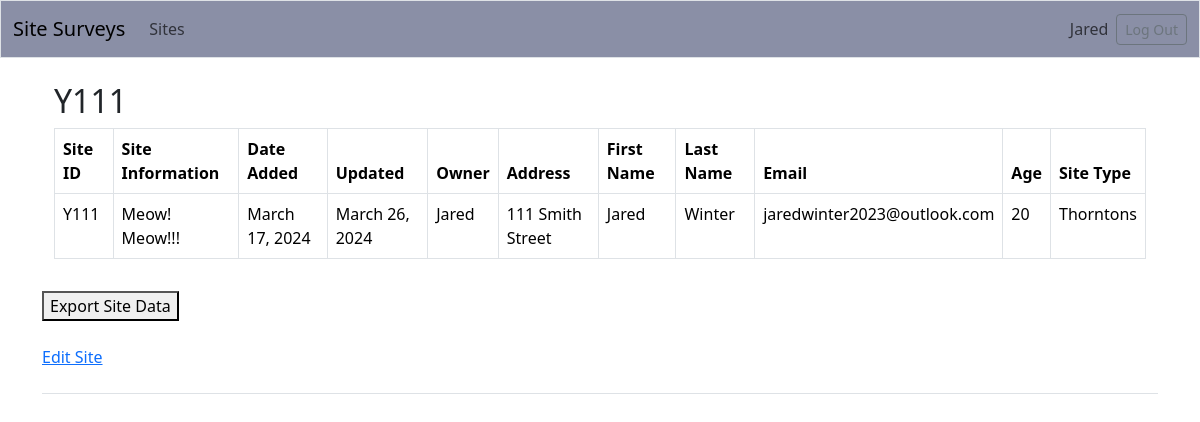
/sites/2/ (signed in), run on the app's committed database.
### site_surveys/models.py (models this page shows, shortened)
class Site(models.Model):
    title = models.CharField(
        max_length=4,
    )
    slug = models.SlugField(max_length=250)
    date_added = models.DateField(auto_now_add=True)
    updated = models.DateField(auto_now=True)
    owner = models.ForeignKey(User, on_delete=models.CASCADE)
    text = models.TextField()
    address = models.CharField(max_length=100)
    first_name = models.CharField(max_length=100)
    last_name = models.CharField(max_length=100)
    email = models.EmailField()
    age = models.IntegerField()
    SITE_TYPES = [
        ("Wawa", "Wawa"),
        ("Sheetz", "Sheetz"),
        ("Thorntons", "Thorntons"),
        ("AT&T", "AT&T"),
        ("Verizon", "Verizon")
    ]
    site_type = models.CharField(
        choices=SITE_TYPES,
        max_length=100
    )
    tags = TaggableManager()
    class Meta:
        ordering = ['-title']

### site_surveys/views.py (the view)
# urls.py: path("sites/<int:site_id>/", views.site, name="site"),
@login_required
def site(request, site_id):
    try:
        site = get_object_or_404(Site, id=site_id)
        context = {
            "site": site
        }
        return render(request, "site_surveys/site.html", context)
    except:
        return redirect("site_surveys:sites")

### site_surveys/templates/site_surveys/site.html (shortened to what this page needs)
<!DOCTYPE html>
<html lang="en">
<head>
</head>
<body>
    {% extends "site_surveys/base.html" %}
    {% block page_header %}
        <div class="container mt-3">
            <h2>{{ site.title.upper }}</h2>
            <div class="table-responsive">
                <table class="table table-bordered">
                    <thead>
                        <tr>
                            <th>Site ID</th>
                            <th>Site Information</th>
                            <th>Date Added</th>
                            <th>Updated</th>
                            <th>Owner</th>
                            <th>Address</th>
                            <th>First Name</th>
                            <th>Last Name</th>
                            <th>Email</th>
                            <th>Age</th>
                            <th>Site Type</th>
                        </tr>
                    </thead>
                    <tbody>
                        <tr>
                            <td>{{ site.title.upper }}</td>
                            <td>{{ site.text }}</td>
                            <td>{{ site.date_added }}</td>
                            <td>{{ site.updated }}</td>
                            <td>{{ site.owner }}</td>
                            <td>{{ site.address }}</td>
                            <td>{{ site.first_name }}</td>
                            <td>{{ site.last_name }}</td>
                            <td>{{ site.email }}</td>
                            <td>{{ site.age }}</td>
                            <td>{{ site.site_type.title }}</td>
                        </tr>
                    </tbody>
                </table>
            </div>
        </div>
        <p>
            <div><a href="{% url 'site_surveys:export_site' site.id %}">
                <button type="button" class="button">Export Site Data</button></a></div>
            <br><a href="{% url 'site_surveys:edit_site' site.id %}">Edit Site</a>
        </p>
    {% endblock page_header %}

### site_surveys/templates/site_surveys/base.html (shortened to what this page needs)
<!DOCTYPE html>
<html lang="en">
<head>
    {% load django_bootstrap5 %}
    {% bootstrap_css %}
</head>
<body>
    <nav class="navbar navbar-expand-md navbar-light mb-4 border" style="background-color: #8a8fa6;">
        <div class="container-fluid">
            <a class="navbar-brand" href="{% url 'site_surveys:index' %}">Site Surveys</a>
            <div class="collapse navbar-collapse" id="navbarCollapse">
                <ul class="navbar-nav me-auto mb-2 mb-md-0">
                    <li class="nav-item">
                        <a class="nav-link" href="{% url 'site_surveys:sites' %}">Sites</a>
                    </li>
                </ul>
                <ul class="navbar-nav ms-auto mb-2 mb-md-0">
                    {% if user.is_authenticated %}
                        <li class="nav-item">
                            <span class="navbar-text me-2">{{ user.username.title }}</span>
                        </li>
                    {% endif %}
                </ul>
                {% if user.is_authenticated %}
                    <form action="{% url 'accounts:logout' %}" method='post'>
                        <button name='submit' class='btn btn-outline-secondary btn-sm' data-toggle="tooltip"
                                data-placement="top" title="Click to log out of site.">Log Out</button>
                    </form>
                {% endif %}
            </div>
        </div>
    </nav>
    <main class="container">
        <div class="pb-2 mb-2 border-bottom">
            {% block page_header %}{% endblock page_header %}
        </div>
    </main>
</body>
</html>

### data on the page
Site: title "Y111", text "Meow! Meow!!!", date_added "March 17, 2024", updated "March 26, 2024", owner "Jared", address "111 Smith Street", first_name "Jared", last_name "Winter", email "jaredwinter2023@outlook.com", age "20", site_type "Thorntons"

### other printed values
{{ user.username.title }} "Jared"
